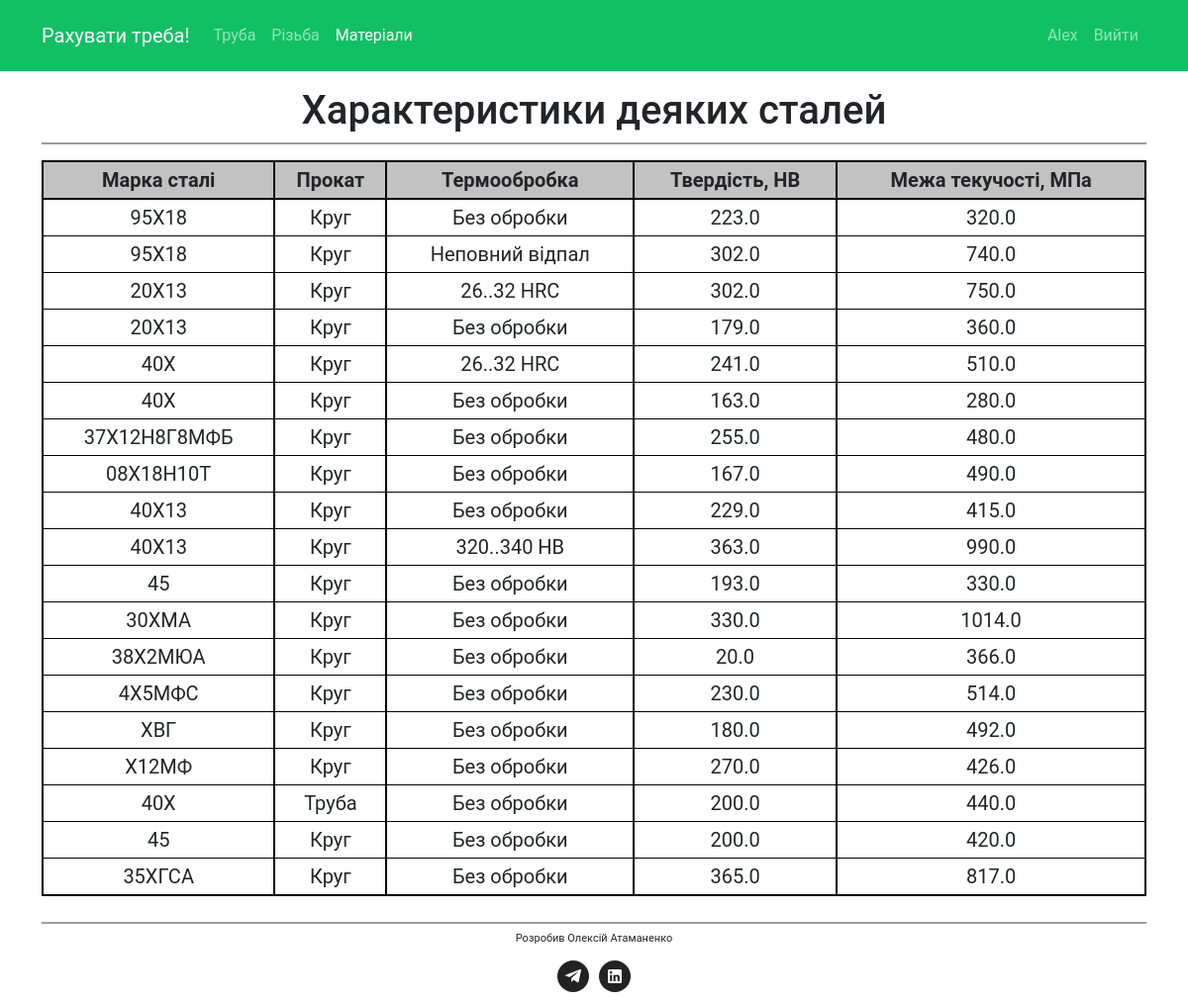
The app's page /materials/ (signed in) with its own data.
### calculate/models.py (models this page shows, shortened)
class Material(models.Model):
    id = models.AutoField(primary_key=True)
    name = models.CharField(max_length=40)
    type = models.CharField(max_length=40)
    condition = models.CharField(max_length=40, blank=True,)
    hardness = models.FloatField(help_text="HB")
    yield_strenght = models.FloatField(help_text="МПа")
    @staticmethod
    def get_all():
        return list(Material.objects.all())

### calculate/views.py (the view)
# urls.py: path('materials/', views.materials, name = 'materials'),
def materials(request):
	materials_list = Material.get_all()
	return render(request, 'calculate/materials.html', {'materials_list':materials_list})

### calculate/templates/calculate/materials.html (shortened to what this page needs)
{% extends "base.html" %}
{% load static %}
{% block content %}
    <section class="material">
        <div class="container">
            <h1>Характеристики деяких сталей</h1>
            <div class="home__subtitle-line"></div>
            <div class="row">
                <div class="col-12">
                    <table class="table">
                        <tr class="table__header">
                            <th>Марка сталі</th>
                            <th>Прокат</th>
                            <th>Термообробка</th>
                            <th>Твердість, HB</th>
                            <th>Межа текучості, МПа</th>
                        </tr>
                        {% for material in materials_list %}
                            <tr>
                                <td class="table__name">{{ material.name }}</td>
                                <td class="table__type">{{ material.type }}</td>
                                <td class="table__condition">{{ material.condition }}</td>
                                <td class="table__hardness">{{ material.hardness }}</td>
                                <td class="table__yield_strenght">{{ material.yield_strenght }}</td>
                            </tr>
                        {% endfor %}
                    </table>
                </div>
            </div>
        </div>
    </section>
{% endblock %}

### calculate/templates/base.html (shortened to what this page needs)
{% load static %}
<!DOCTYPE html>
<html>
<head>
    <link rel="stylesheet" href="{% static 'css/bootstrap-reboot.min.css' %}">
    <link rel="stylesheet" href="{% static 'css/bootstrap-grid.min.css' %}">
    <link href="https://cdn.jsdelivr.net/npm/bootstrap@5.1.3/dist/css/bootstrap.min.css" rel="stylesheet">
    <link rel="stylesheet" type="text/css" href="{% static 'css/style.min.css' %}">
</head>
<body>
    <nav class="navbar navbar-expand-md navbar navbar-dark">
        <div class="container">
            <a class="navbar-brand" href="{% url 'index' %}">Рахувати треба!</a>
            <div class="collapse navbar-collapse" id="navbarSupportedContent">
                <ul class="navbar-nav me-auto mb-2 mb-md-0">
                    <li class="nav-item">
                        <a class="nav-link" id="pipe" href="{% url 'pipe_pressure' %}">Труба</a>
                    </li>
                    <li class="nav-item">
                        <a class="nav-link" id="thread" href="{% url 'thread' %}">Різьба</a>
                    </li>
                    <li class="nav-item">
                        <a class="nav-link" id="materials" href="{% url 'materials' %}">Матеріали</a>
                    </li>
                </ul>
                <span class="navbar-text">
                    <ul class="navbar-nav me-auto mb-2 mb-md-0">
                        {% if user.is_authenticated %}
                            <li class="nav-item">
                                <a class="nav-link" id="username" href="{% url 'update_user' %}">{{ user.username }}</a>
                            </li>
                            <li class="nav-item">
                                <a class="nav-link" id="logout" href="{% url 'logout' %}">Вийти</a>
                            </li>
                        {% endif %}
                    </ul>
                </span>
            </div>
        </div>
    </nav>
    <div id="content">
        {% block content %}{% endblock %}
    </div>
    <footer class="footer">
        <div class="container">
            <div class="footer__line"></div>
            <div class="footer__dev">Розробив Олексій Атаманенко</div>
            <div class="footer__social">
                <a href="https://t.me/Atamanenkoalex" class="footer__social-link">
                    <img src="/static/icons/telegram.png" alt="telegram">
                </a>
                <a href="https://www.linkedin.com/in/AtamanenkoAlex/" class="footer__social-link">
                    <img src="/static/icons/linkedin.png" alt="linkedin">
                </a>
            </div>
        </div>
    </footer>
</body>
</html>

### records on screen
Material: name "95Х18", type "Круг", condition "Без обробки", hardness "223.0", yield_strenght "320.0"
Material: name "95Х18", type "Круг", condition "Неповний відпал", hardness "302.0", yield_strenght "740.0"
Material: name "20Х13", type "Круг", condition "26..32 HRC", hardness "302.0", yield_strenght "750.0"
Material: name "20Х13", type "Круг", condition "Без обробки", hardness "179.0", yield_strenght "360.0"
Material: name "40Х", type "Круг", condition "26..32 HRC", hardness "241.0", yield_strenght "510.0"
Material: name "40Х", type "Круг", condition "Без обробки", hardness "163.0", yield_strenght "280.0"
Material: name "37Х12Н8Г8МФБ", type "Круг", condition "Без обробки", hardness "255.0", yield_strenght "480.0"
Material: name "08Х18Н10Т", type "Круг", condition "Без обробки", hardness "167.0", yield_strenght "490.0"
Material: name "40Х13", type "Круг", condition "Без обробки", hardness "229.0", yield_strenght "415.0"
Material: name "40Х13", type "Круг", condition "320..340 НВ", hardness "363.0", yield_strenght "990.0"
Material: name "45", type "Круг", condition "Без обробки", hardness "193.0", yield_strenght "330.0"
Material: name "30ХМА", type "Круг", condition "Без обробки", hardness "330.0", yield_strenght "1014.0"
Material: name "38Х2МЮА", type "Круг", condition "Без обробки", hardness "20.0", yield_strenght "366.0"
Material: name "4Х5МФС", type "Круг", condition "Без обробки", hardness "230.0", yield_strenght "514.0"
Material: name "ХВГ", type "Круг", condition "Без обробки", hardness "180.0", yield_strenght "492.0"
Material: name "Х12МФ", type "Круг", condition "Без обробки", hardness "270.0", yield_strenght "426.0"
Material: name "40Х", type "Труба", condition "Без обробки", hardness "200.0", yield_strenght "440.0"
Material: name "45", type "Круг", condition "Без обробки", hardness "200.0", yield_strenght "420.0"
Material: name "35ХГСА", type "Круг", condition "Без обробки", hardness "365.0", yield_strenght "817.0"

### other values on screen
{{ user.username }} "Alex"
